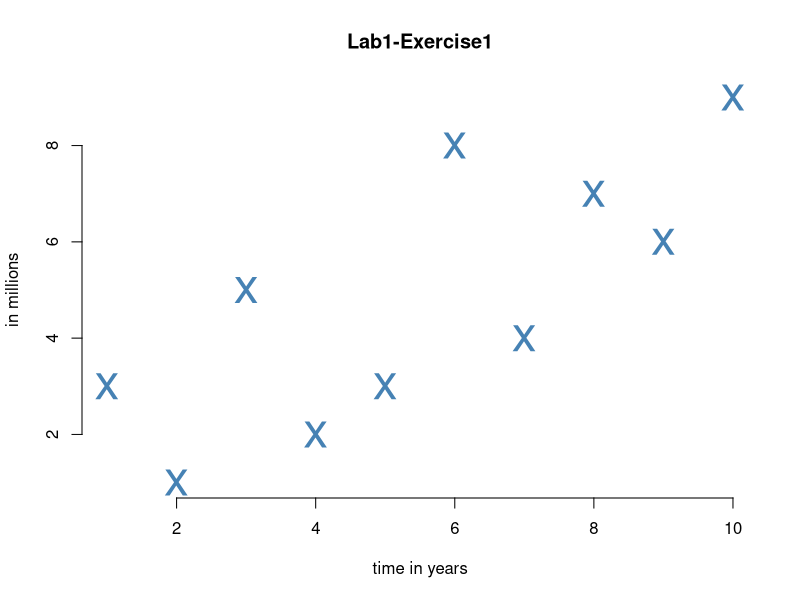
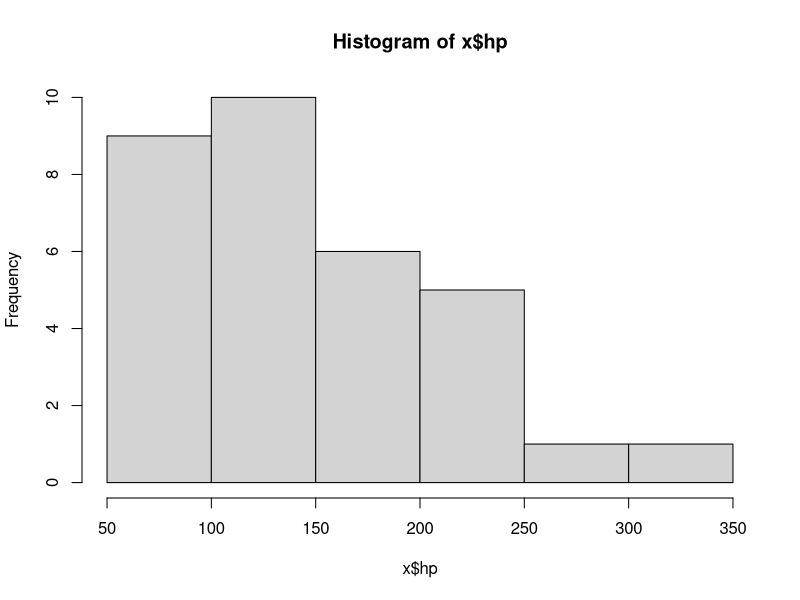
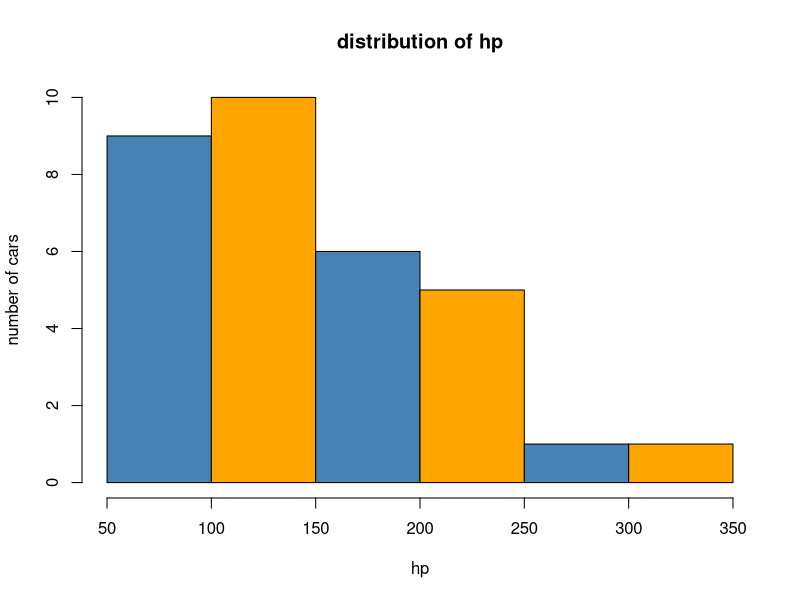
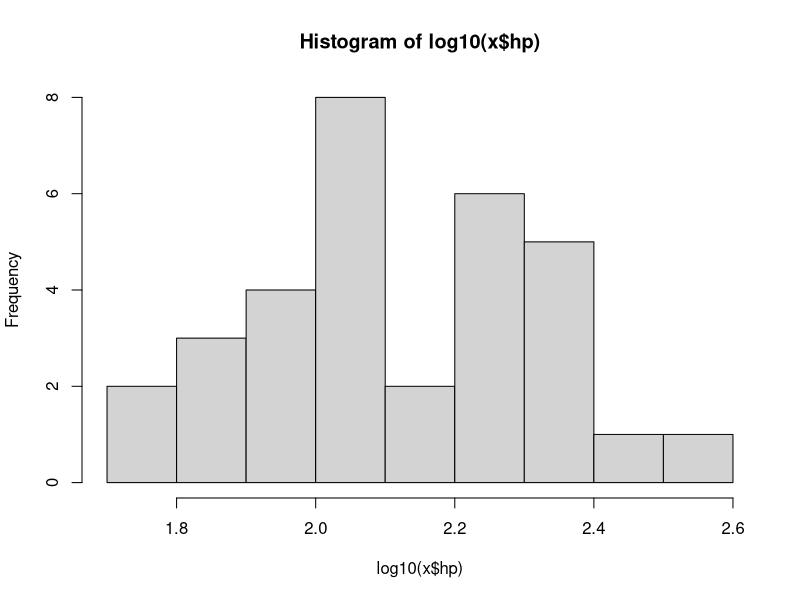
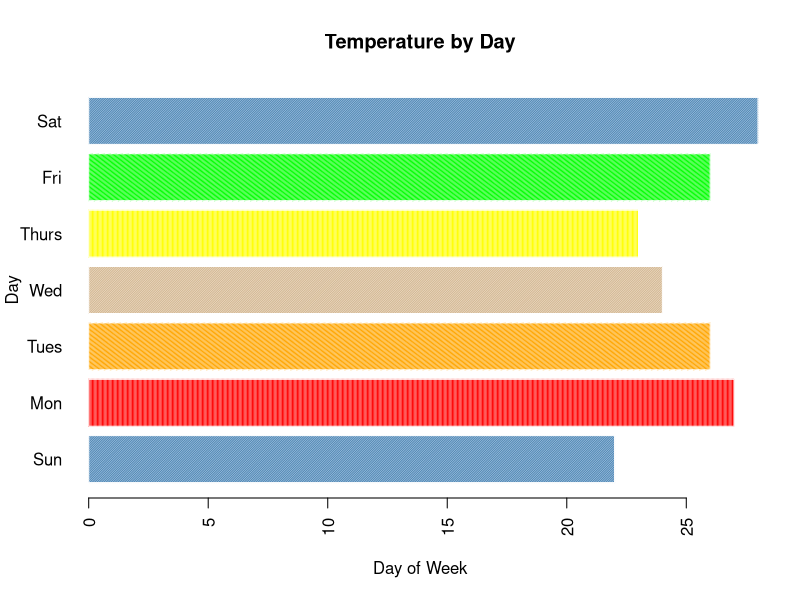

The R script that drew these images, in order:
#
# Title: "Week 1: Class Work"
# Author: "Sathish Kumar Rajendiran"
# Purpose: Lab1
# Date: 01/19/2021
#
# getting started with charts

# ?c()
# ?pch

# Exercise 1.
# y1 <- c(3, 1, 5, 2, 3, 8, 4, 7, 6, 9)
# plot(y1)
# Incorporate as many of the below parameters/features covered in this past week’s asynch material in a 
# single plot of y1,, show your work

# Exercise 1
y1 <- c(3, 1, 5, 2, 3, 8, 4, 7, 6, 9)

plot(y1
     , lwd = 20 
     , col = c("steelblue")
     , pch = "x"
     , cex =3
     , lend = 2
     , bty = "n"
     , main = "Lab1-Exercise1"
     , xlab = "time in years" # x axis label
     , ylab = "in millions"  # y axis label
)

# Exercise 2.
# mtcars
# hist(mtcars$hp)
# Using the R provided dataframe mtcars, create a histogram (hist function) of the 
# hp variable and incorporate as many of the below parameters/features covered in this past week’s 
# asynch material in your plot,,, show your work
x <- mtcars
hist(x$hp)

mtcars

hist(x$hp
     , main = "distribution of hp"
     , col = c("steelblue","orange")
     , xlab = "hp"
     , ylab = "number of cars"
     , bty = "n"
     , lend = 2
     , lwd =1
     )

#logrthmic 
hist(log10(x$hp))


# Exercise 3
max.temp <- c(22, 27, 26, 24, 23, 26, 28) 
barplot(max.temp
        , col =c("steelblue","red","orange","tan","yellow","green")
        , border = "white"
        , names.arg = c("Sun", "Mon", "Tues", "Wed", "Thurs", "Fri", "Sat")
        , main = "Temperature by Day"
        , xlab = "Day of Week"
        , ylab = "Day"
        , horiz = TRUE
        , las = 2
        , density = 80
        , angle = c(45,90,12)
        )













